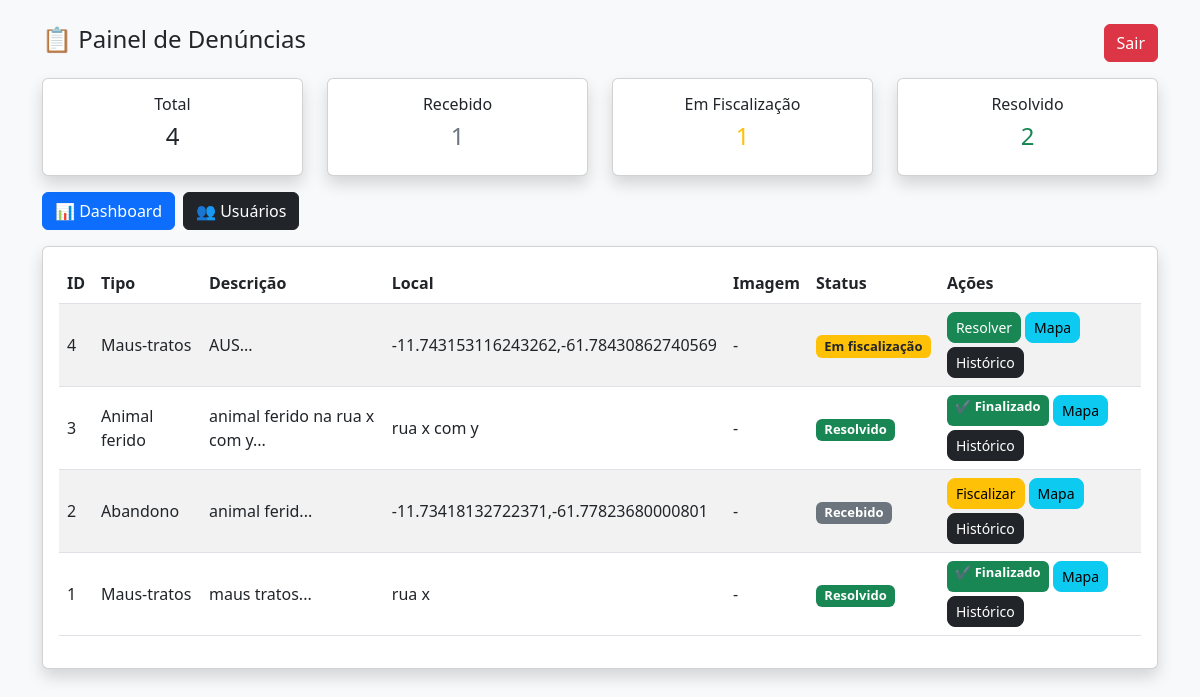
/painel (signed in), run on the app's committed database.
### tables this page shows
CREATE TABLE denuncias (
        id INTEGER PRIMARY KEY AUTOINCREMENT,
        tipo TEXT,
        descricao TEXT,
        localizacao TEXT,
        imagem TEXT,
        status TEXT,
        data_criacao TIMESTAMP DEFAULT CURRENT_TIMESTAMP
    , fiscal_id INTEGER);

### app.py (the view)
@app.route('/painel')
def painel():
    if not session.get('logado'):
        return redirect('/login')
    conn = conectar()
    cursor = conn.cursor()
    cursor.execute("SELECT * FROM denuncias ORDER BY id DESC")
    dados = cursor.fetchall()
    cursor.execute("SELECT COUNT(*) FROM denuncias")
    total = cursor.fetchone()[0]
    cursor.execute("SELECT COUNT(*) FROM denuncias WHERE LOWER(status) = 'recebido'")
    recebido = cursor.fetchone()[0]
    cursor.execute("""
        SELECT COUNT(*) FROM denuncias
        WHERE LOWER(status) IN ('em fiscalização','em fiscalizacao')
    """)
    fiscalizacao = cursor.fetchone()[0]
    cursor.execute("SELECT COUNT(*) FROM denuncias WHERE LOWER(status) = 'resolvido'")
    resolvido = cursor.fetchone()[0]
    cursor.execute("SELECT id, nome FROM usuarios WHERE tipo='fiscal'")
    fiscais = cursor.fetchall()
    conn.close()
    return render_template('painel.html',
                           dados=dados,
                           total=total,
                           recebido=recebido,
                           fiscalizacao=fiscalizacao,
                           resolvido=resolvido,
                           fiscais=fiscais)

### database.py (called while the page is built)
def conectar():
    return sqlite3.connect(os.path.join(BASE_DIR, 'banco.db'))

### templates/painel.html (shortened to what this page needs)
<!DOCTYPE html>
<html>
<head>
    <link href="https://cdn.jsdelivr.net/npm/bootstrap@5.3.0/dist/css/bootstrap.min.css" rel="stylesheet">
</head>
<body class="bg-light">
<div class="container py-4">
    <div class="d-flex justify-content-between align-items-center mb-3">
        <h4>📋 Painel de Denúncias</h4>
        <a href="/logout" class="btn btn-danger">Sair</a>
    </div>
    <div class="row mb-3">
        <div class="col-md-3">
            <div class="card text-center shadow">
                <div class="card-body">
                    <h6>Total</h6>
                    <h4>{{ total }}</h4>
                </div>
            </div>
        </div>
        <div class="col-md-3">
            <div class="card text-center shadow">
                <div class="card-body">
                    <h6>Recebido</h6>
                    <h4 class="text-secondary">{{ recebido }}</h4>
                </div>
            </div>
        </div>
        <div class="col-md-3">
            <div class="card text-center shadow">
                <div class="card-body">
                    <h6>Em Fiscalização</h6>
                    <h4 class="text-warning">{{ fiscalizacao }}</h4>
                </div>
            </div>
        </div>
        <div class="col-md-3">
            <div class="card text-center shadow">
                <div class="card-body">
                    <h6>Resolvido</h6>
                    <h4 class="text-success">{{ resolvido }}</h4>
                </div>
            </div>
        </div>
    </div>
    <div class="d-flex gap-2 mb-3 flex-wrap">
        <a href="/dashboard" class="btn btn-primary">
            📊 Dashboard
        </a>
        <a href="/usuarios" class="btn btn-dark">
            👥 Usuários
        </a>
    </div>
    <div class="card shadow p-3">
        <table class="table table-striped align-middle">
            <thead>
                <tr>
                    <th>ID</th>
                    <th>Tipo</th>
                    <th>Descrição</th>
                    <th>Local</th>
                    <th>Imagem</th>
                    <th>Status</th>
                    <th>Ações</th>
                </tr>
            </thead>
            <tbody>
                {% for d in dados %}
                <tr>
                    <td>{{ d[0] }}</td>
                    <td>{{ d[1] }}</td>
                    <td>{{ d[2][:50] }}...</td>
                    <td>{{ d[3] }}</td>
                    <td>
                        {% if d[4] %}
                        <a href="{{ d[4] }}" target="_blank" class="btn btn-sm btn-primary">Ver</a>
                        {% else %}
                        -
                        {% endif %}
                    </td>
                    <td>
                        {% if d[5] == 'Recebido' %}
                            <span class="badge bg-secondary">Recebido</span>
                        {% elif d[5] == 'Em fiscalização' %}
                            <span class="badge bg-warning text-dark">Em fiscalização</span>
                        {% elif d[5] == 'Resolvido' %}
                            <span class="badge bg-success">Resolvido</span>
                        {% endif %}
                    </td>
                    <td class="d-flex gap-1 flex-wrap">
                        {% if d[5] == 'Recebido' %}
                            <a href="/atualizar_status/{{ d[0] }}/Em_fiscalizacao"
                               class="btn btn-sm btn-warning"
                               onclick="return confirm('Iniciar fiscalização?')">
                               Fiscalizar
                            </a>
                        {% elif d[5] == 'Em fiscalização' %}
                            <a href="/atualizar_status/{{ d[0] }}/Resolvido"
                               class="btn btn-sm btn-success"
                               onclick="return confirm('Marcar como resolvido?')">
                               Resolver
                            </a>
                        {% elif d[5] == 'Resolvido' %}
                            <span class="badge bg-success">✔ Finalizado</span>
                        {% endif %}
                        <a href="/mapa/{{ d[0] }}" class="btn btn-sm btn-info">
                            Mapa
                        </a>
                        <a href="/historico/{{ d[0] }}" class="btn btn-sm btn-dark">
                            Histórico
                        </a>
                    </td>
                </tr>
                {% endfor %}
            </tbody>
        </table>
    </div>
</div>
</body>
</html>

### templates/painel.html (style rules this page uses)
.badge { font-size: 13px; }
.btn-sm { border-radius: 8px; }

### data on the page
denuncias: id "4", tipo "Maus-tratos", descricao "AUS", localizacao "-11.743153116243262,-61.78430862740569", status "Em fiscalização"
denuncias: id "3", tipo "Animal ferido", descricao "animal ferido na rua x com y", localizacao "rua x com y", status "Resolvido"
denuncias: id "2", tipo "Abandono", descricao "animal ferid", localizacao "-11.73418132722371,-61.77823680000801", status "Recebido"
denuncias: id "1", tipo "Maus-tratos", descricao "maus tratos", localizacao "rua x", status "Resolvido"

### other printed values
{{ total }} "4"
{{ recebido }} "1"
{{ fiscalizacao }} "1"
{{ resolvido }} "2"
